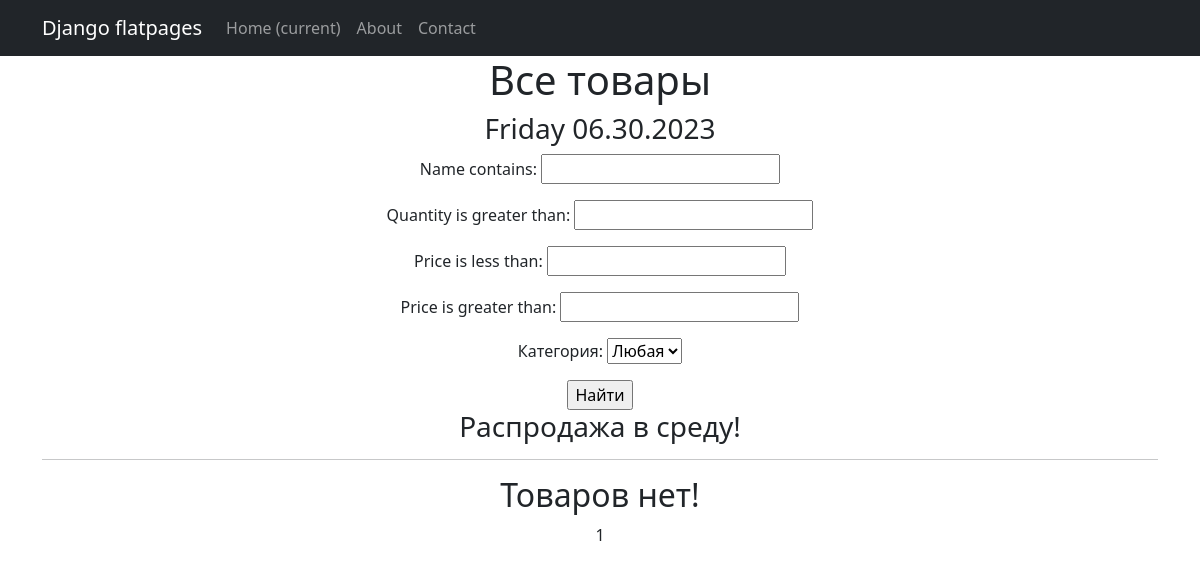
Before: /products/ with the older database file.
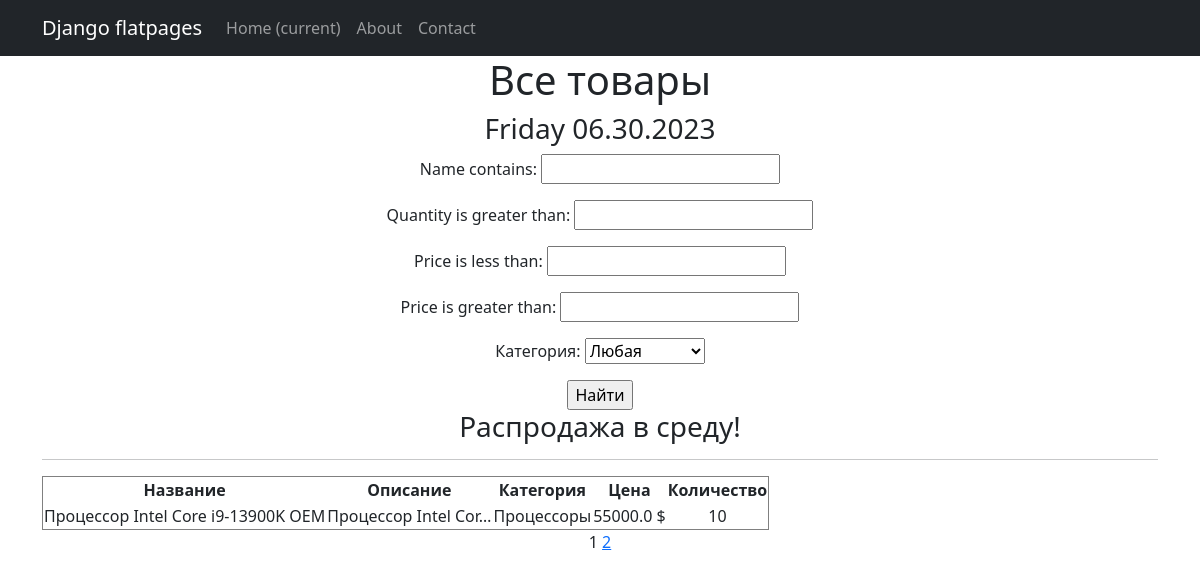
After: the same page with the newer database file.
### simpleapp/models.py (models this page shows, shortened)
class Product(models.Model):  # Сущность "товар" для нашей витрины
    name = models.CharField(max_length=50, unique=True,)  # названия товаров не должны повторяться
    description = models.TextField()
    quantity = models.IntegerField(validators=[MinValueValidator(0)])  # Минимальное значение = 0
    category = models.ForeignKey(to='Category', on_delete=models.CASCADE, related_name='products')
    price = models.FloatField(validators=[MinValueValidator(0.0)])

class Category(models.Model):  # Категория, к которой будет привязываться товар
    name = models.CharField(max_length=100, unique=True)  # названия категорий тоже не должны повторяться
    def __str__(self):
        return self.name.title()

### simpleapp/views.py (the view)
# urls.py: path('', ProductsList.as_view(), name='product_list'),
class ProductsList(ListView):
    model = Product  # Указываем модель, объекты которой мы будем выводить
    ordering = '-name'  # Поле, которое будет использоваться для сортировки объектов
    template_name = 'products.html'
    context_object_name = 'products'
    paginate_by = 1  # вот так мы можем указать количество записей на странице
    def get_context_data(self, **kwargs):
        context = super().get_context_data(**kwargs)
        context['time_now'] = datetime.utcnow()
        context['next_sale'] = 'Распродажа в среду!'
        context['filterset'] = self.filterset  # Добавляем в контекст объект фильтрации.
        return context
    def get_queryset(self):
        queryset = super().get_queryset()  # Получаем обычный запрос
        self.filterset = ProductFilter(self.request.GET, queryset)
        return self.filterset.qs  # Возвращаем из функции отфильтрованный список товаров

### simpleapp/templatetags/custom_filters.py (called while the page is built)
@register.filter()
def currency(value, code='rub'):  # Будем указывать значение в фильтре, по-умолчанию Рубли
    postfix = CURRENCIES_SYMBOLS[code]
    return f'{value} {postfix}'

### simpleapp/templatetags/custom_tags.py (called while the page is built)
@register.simple_tag()  # Регистрируем собственный тег с датой, в нужном нам формате
def current_time(format_string='%b %d %Y'):
    return datetime.utcnow().strftime(format_string)

@register.simple_tag(takes_context=True)  # Для работы тега требуется передать контекст
def url_replace(context, **kwargs):
    d = context['request'].GET.copy()  # Позволяет скопировать все параметры текущего запроса.
    for k, v in kwargs.items():  # Устанавливаем новые значения, которые нам передали при использовании тега.
        d[k] = v
    return d.urlencode()  # Кодируем параметры в формат, который может быть указан в строке браузера

### templates/products.html (shortened to what this page needs)
{% extends 'flatpages/default.html' %}
{% load custom_filters %}
{% load custom_tags %}
{% block content %}
    <h1>Все товары</h1>
    <h3>{% current_time '%A %m.%d.%Y' %}</h3>
    <form action="" method="get">
        {{ filterset.form.as_p }}
        <input type="submit" value="Найти" />
    </form>
    <h3> {{ next_sale|default_if_none:"Чуть позже сообщим о распродаже!" }} </h3>
    <hr>
    {% if products %}
        <table border="1">
            <tr>
                <th>Название</th>
                <th>Описание</th>
                <th>Категория</th>
                <th>Цена</th>
                <th>Количество</th>
            </tr>
            {% for product in products %}
            <tr>
                <td>{{ product.name|truncatewords:7 }}</td>
                <td>{{ product.description|truncatechars:20 }}</td>
                <td>{{ product.category.name }}</td>
                <td>{{ product.price|currency:'usd' }}</td>
                <td>{{ product.quantity }}</td>
            </tr>
            {% endfor %}
        </table>
    {% else %}
        <h2>Товаров нет!</h2>
    {% endif %}
    {{ page_obj.number }}
    {% if page_obj.has_next %}
        <a href="?{% url_replace page=page_obj.next_page_number %}">{{ page_obj.next_page_number }}</a>
    {% endif %}
{% endblock content %}

### templates/flatpages/default.html (shortened to what this page needs)
<!DOCTYPE html>
<html lang="en">
    <head>
        {% load static %}
        <link href="{% static 'css/styles.css' %}" rel="stylesheet" />
    </head>
    <body>
        <nav class="navbar navbar-expand-lg navbar-dark bg-dark static-top">
            <div class="container">
                <a class="navbar-brand" href="#">Django flatpages</a>
                <div class="collapse navbar-collapse" id="navbarResponsive">
                    <ul class="navbar-nav ml-auto">
                        <li class="nav-item active">
                            <a class="nav-link" href="#">Home
                                <span class="sr-only">(current)</span>
                            </a>
                        </li>
                        <li class="nav-item">
                            <a class="nav-link" href="/about/">About</a>
                        </li>
                        <li class="nav-item">
                            <a class="nav-link" href="/contacts/">Contact</a>
                        </li>
                    </ul>
                </div>
            </div>
        </nav>
        <div class="container">
            <div class="row">
                <div class="col-lg-12 text-center">
                {% block content %}{% endblock content %}
                </div>
            </div>
        </div>
    </body>
</html>

Changed rows visible on the page:
added Product: name "Процессор Intel Core i9-13900K OEM", description "Процессор Intel Cor…", category.name "Процессоры", price "55000.0 $", quantity "10"
Other visible differences:
{{ page_obj.next_page_number }}: (not shown) → "2"
text no longer shown: "Товаров нет!"
text now shown: "Название Описание Категория Цена Количество"
